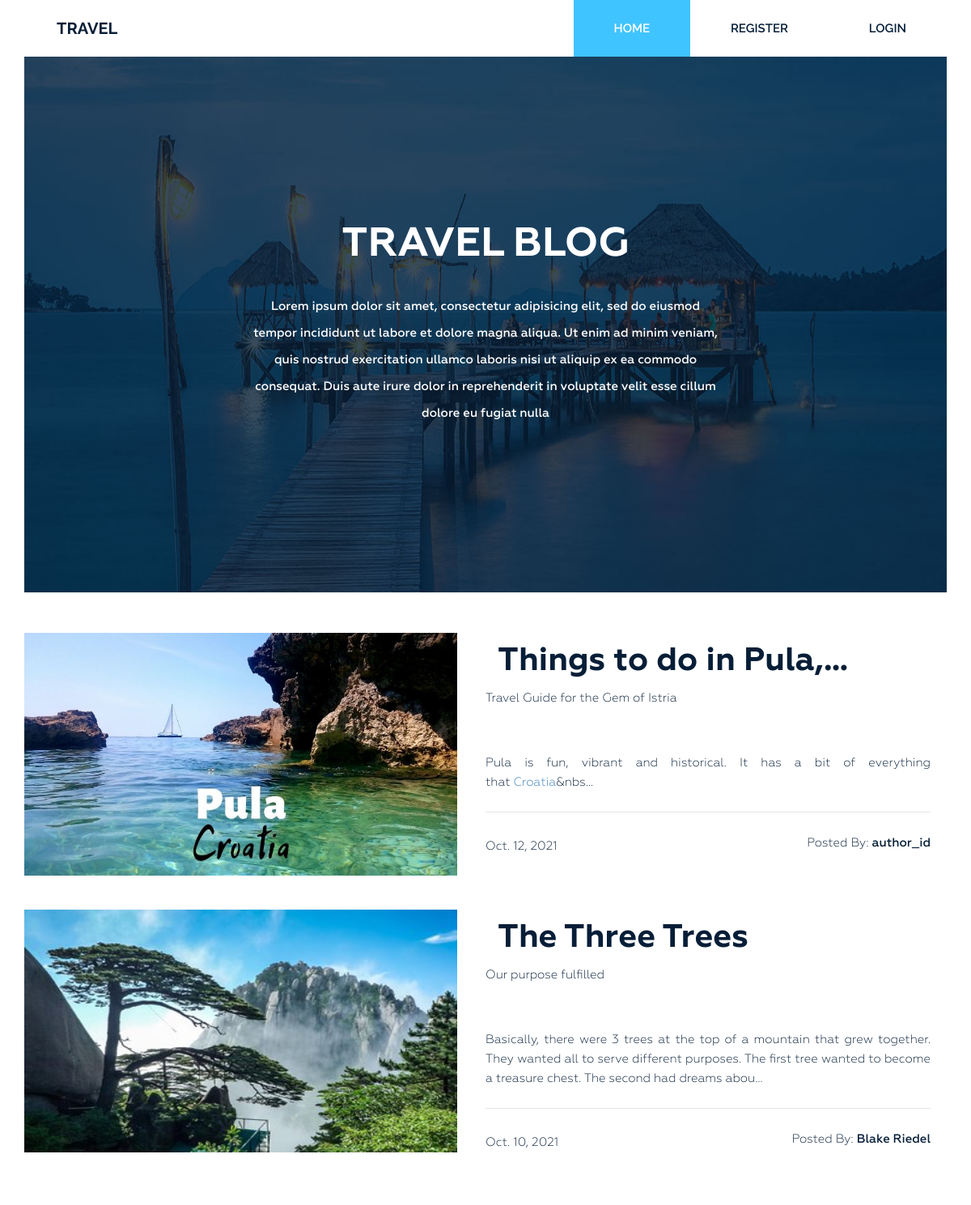
The page / on the database its author committed.
### blogapp/models.py (models this page shows, shortened)
class blog(models.Model):
    title=models.CharField(max_length=50)
    title_tag=models.CharField(max_length=225)
    author=models.CharField(max_length=50)
    date = models.DateField(default=datetime.date.today)
    img=models.ImageField(upload_to='images')
    body=RichTextField(blank=True,null=True)

### blogapp/views.py (the view)
# urls.py: 2. Add a URL to urlpatterns:  path('', views.home, name='home')
class home(ListView):
    model = blog
    template_name = 'index.html'
    context_object_name = 'obj1'
    ordering = ['-id']

### templates/index.html (shortened to what this page needs)
{% extends 'base.html' %}
{% load static %}
{% block content %}
<!DOCTYPE html>
<html lang="en" xmlns="http://www.w3.org/1999/html">
<head>
    <link rel="stylesheet" href="{% static 'bl/css/bootstrap.css' %}">
    <link rel="stylesheet" href="{% static 'bl/css/font-awesome.min.css' %}">
    <link rel="stylesheet" href="{% static 'bl/css/owl.carousel.min.css' %}">
    <link rel="stylesheet" href="{% static 'bl/css/owl.theme.default.min.css' %}">
    <link rel="stylesheet" href="{% static 'bl/style.css' %}">
    <link rel="stylesheet" href="{% static 'bl/responsive.css' %}">
</head>
<body>
    <div class="wrapper">
        <header class="header">
            <div class="container">
                <div class="row">
                    <div class="col-md-2">
                        <div class="logo">
                            <h2><a href="#">Travel</a></h2>
                        </div>
                    </div>
                    <div class="col-md-10">
                        <div class="menu">
                            <ul>
                                <li class="active"><a href="/">Home</a></li>
                                {% if user.is_authenticated %}
                                welcome {{user.username}}
                                <li><a href="{% url 'add' %}">Add Posts</a></li>
                                <li><a href="{% url 'logout' %}">Logout</a></li>
                                {% else %}
                                <li><a href="{% url 'register' %}">Register</a></li>
                                <li><a href="{% url 'login' %}">Login</a></li>
                                {% endif %}
                            </ul>
                        </div>
                    </div>
                </div>
            </div>
        </header>
        <section class="bg-text-area">
            <div class="container">
                <div class="row">
                    <div class="col-md-12">
                        <div class="bg-text">
                            <h3>Travel BLOG </h3>
                            <p>Lorem ipsum dolor sit amet, consectetur adipisicing elit, sed do eiusmod tempor incididunt ut labore et dolore magna aliqua. Ut enim ad minim veniam, quis nostrud exercitation ullamco laboris nisi ut aliquip ex ea commodo consequat. Duis aute irure dolor in reprehenderit in voluptate velit esse cillum dolore eu fugiat nulla </p>
                        </div>
                    </div>
                </div>
            </div>
        </section>
        <section class="blog-post-area">
            <div class="container">
                <div class="row">
                    {% for i in obj1 %}
                            <div class="col-md-12">
                                <div class="single-post-big">
                                    <div class="big-image">
                                        <img src="{{i.img.url}}" alt="" width="500" height="300" >
                                    </div>
                                    <div class="big-text">
                                        <h3><a class="navbar-brand" href="{% url 'dview' i.pk %}">{{i.title|truncatechars:22}}</a></h3>
                                           <br><br>
                                        <p>{{i.title_tag}}</p>
                                        <p>{{i.body|truncatechars:200|safe}}</p>
                                        <h4><span class="date">{{i.date}}</span> <span class="author">Posted By: <span class="author-name">{{i.author}}</span></span>
                                        </h4>
                                        <br/><br/><br>
                                    </div>
                                </div>
                            </div>
                    {% endfor %}
                </div>
                </div>
        </section>
    </div>
</body>
</html>
{% endblock %}

### templates/base.html (shortened to what this page needs)
{% load static %}
{% block content %}{% endblock %}

### static/bl/style.css (style rules this page uses)
.wrapper header.header .logo h2 { margin: 0 0 0 40px; padding: 0; }
.wrapper header.header .logo h2 a { color: #061e37; font-family: "Raleway", sans-serif; font-size: 20px; font-weight: 700; text-decoration: none; line-height: 70px; padding: 22px 0; text-transform: uppercase; }
.wrapper header.header .menu { margin: 0 }
.wrapper header.header .menu ul { float: right; margin: 0; padding: 0; margin-right: 4px; }
.wrapper header.header .menu ul li { display: inline-block; list-style: outside none none; margin: 0 -4px 0 0; }
.wrapper header.header .menu ul li a { color: rgb(6, 30, 55); font-family: "Raleway", sans-serif; font-size: 15px; font-weight: 600; line-height: 70px; padding: 26px 50px; text-decoration: none; text-transform: uppercase; }
.wrapper header.header .menu ul li.active a { background: #40c4ff; color: #fff; }
.wrapper section.bg-text-area .bg-text { background-image: url(img/bg-iamges.jpg); background-size: 100% 100%; padding: 205px 280px; }
.wrapper section.bg-text-area .bg-text h3 { color: #fff; font-family: Geometria; font-size: 50px; font-weight: 700; text-align: center; text-transform: uppercase; margin: 0; }
.wrapper section.bg-text-area .bg-text p { color: #fff; font-family: Geometria; font-size: 15px; font-weight: 500; line-height: 33px; margin: 32px 0 0; text-align: center; }
section.blog-post-area { margin-top: 50px; }
section.blog-post-area .big-image { float: left; width: 50%; padding-right: 35px; }
section.blog-post-area .big-text { float: right; width: 50%; padding-right: 20px; }
section.blog-post-area img { width: 100%; }
section.blog-post-area .big-text h3 { margin: 10px 0 0; }
section.blog-post-area .big-text h3 a { font-family: Geometria; font-weight: 700; font-size: 40px; color: #061e37; text-decoration: none; }
section.blog-post-area .big-text p { color: #061e37; font-family: Geometria; font-size: 15px; font-weight: 400; line-height: 24px; padding-top: 18px; text-align: justify; text-decoration: none; }
section.blog-post-area .big-text h4 { margin-top: 25px; padding-top: 30px; position: relative; }
section.blog-post-area .big-text h4::before { background: #e6e6e6 none repeat scroll 0 0; content: ""; height: 1px; position: absolute; top: 0; width: 100%; }
section.blog-post-area h4 span { font-family: Geometria; font-weight: 400; font-size: 15px; color: #061e37; text-decoration: none; }
section.blog-post-area .big-text h4 span.author { float: right }
section.blog-post-area h4 span.author-name { font-weight: 500; }

### rows shown on the page
blog: img (picture), title "Things to do in Pula,…", title_tag "Travel Guide for the Gem of Istria", body "Pula is fun, vibrant and historical. It has a bit of everything that Croatia &nbs…", date "Oct. 12, 2021", author "author_id"
blog: img (picture), title "The Three Trees", title_tag "Our purpose fulfilled", body "Basically, there were 3 trees at the top of a mountain that grew together. They wanted all to serve different purposes. The first tree wanted to become a treasure chest. The second had dreams abou…", date "Oct. 10, 2021", author "Blake Riedel"
